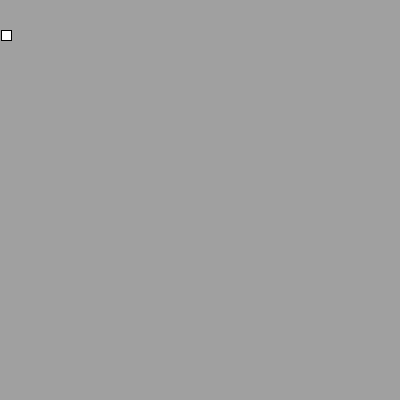
Frame 1 (no input)
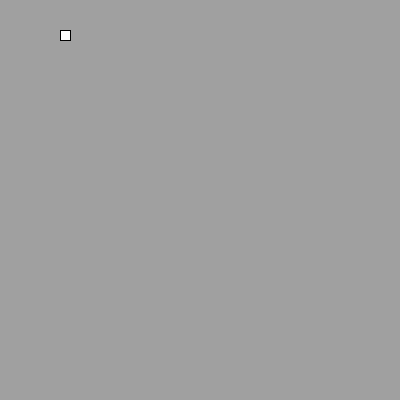
Frame 60 (the mouse pressed at the canvas centre just before this capture)
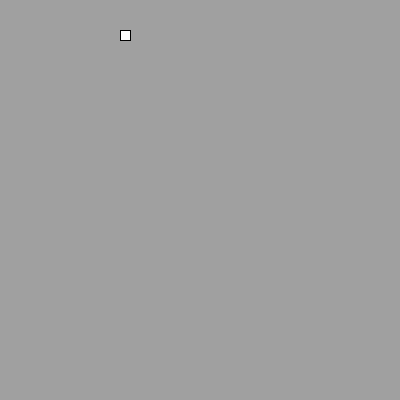
Frame 120 (the mouse held since frame 60 and released just before this capture)

The Processing sketch that drew these frames (run headless with seeded random() and noise(); from frame 60 on, the mouse is pressed at the canvas centre):

// Processing sketch: Ex_1_simplemovement_1
// ── Ex_1_simplemovement_1.pde
void setup() {
    size(400, 400);
}

void draw() {
    // 背景を消す (= キャンパスをキレイにする)
    background(160);
    // X 座標を frameCount に指定し、正方形を描く
    rect(frameCount, 30, 10, 10);
}
